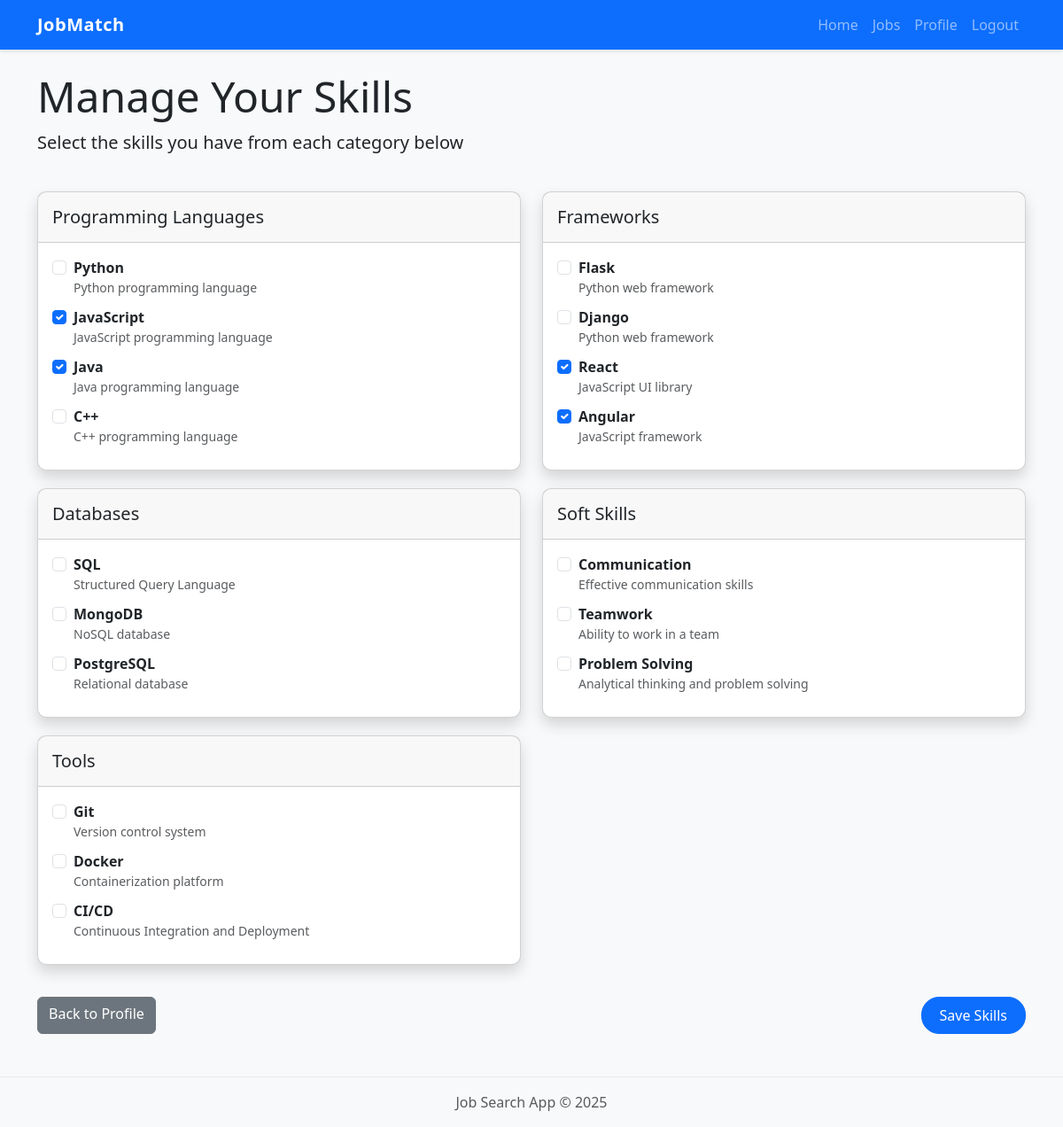
The app's page /skills (signed in) with its own data.
### app/models.py (models this page shows, shortened)
class SkillCategory(db.Model):
    id = db.Column(db.Integer, primary_key=True)
    name = db.Column(db.String(64), index=True, unique=True)
    skills = db.relationship('Skill', backref='category', lazy='dynamic')

class Skill(db.Model):
    id = db.Column(db.Integer, primary_key=True)
    name = db.Column(db.String(64), index=True, unique=True)
    description = db.Column(db.String(256))
    category_id = db.Column(db.Integer, db.ForeignKey('skill_category.id'))

### app/routes.py (the view, shortened to what this page needs)
@app.route('/skills', methods=['GET', 'POST'])
@login_required
def skills():
    form = SkillsSelectionForm()
    categories = SkillCategory.query.all()
    skills_by_category = []
    all_skills = Skill.query.all()
    form.skills.choices = [(skill.id, skill.name) for skill in all_skills]
    for category in categories:
        category_skills = Skill.query.filter_by(category_id=category.id).all()
        if category_skills:
            skills_by_category.append((category, category_skills))
    if request.method == 'GET' and current_user.skills:
        form.skills.data = [skill.id for skill in current_user.skills]
    user_skills = current_user.skills
    return render_template('skills.html',
                          form=form,
                          skills_by_category=skills_by_category,
                          user_skills=user_skills,
                          title='Manage Skills',
                          year=datetime.now().year)

### app/forms.py
class SkillsSelectionForm(FlaskForm):
    skills = SelectMultipleField('Skills', coerce=int)
    submit = SubmitField('Save Skills')

### app/models.py (called while the page is built)
@login.user_loader
def load_user(id):
    return User.query.get(int(id))

### app/templates/skills.html (shortened to what this page needs)
{% extends "base.html" %}
{% block content %}
<div class="row">
    <div class="col-md-12 mb-4">
        <h1 class="display-5">Manage Your Skills</h1>
        <p class="lead">Select the skills you have from each category below</p>
    </div>
</div>
<form method="post" action="">
    <div class="row">
        {% for category, skills in skills_by_category %}
        <div class="col-md-6">
            <div class="card shadow category-card">
                <div class="card-header py-3">
                    <h5 class="m-0 font-weight-bold">{{ category.name }}</h5>
                </div>
                <div class="card-body">
                    <div class="skill-list">
                        {% for skill in skills %}
                        <div class="form-check skill-item">
                            <input class="form-check-input" type="checkbox"
                                   id="skill-{{ skill.id }}" name="{{ form.skills.name }}"
                                   value="{{ skill.id }}"
                                   {% if skill in user_skills %}checked{% endif %}>
                            <label class="form-check-label" for="skill-{{ skill.id }}">
                                <strong>{{ skill.name }}</strong>
                                {% if skill.description %}
                                <p class="text-muted small mb-0">{{ skill.description }}</p>
                                {% endif %}
                            </label>
                        </div>
                        {% endfor %}
                    </div>
                </div>
            </div>
        </div>
        {% endfor %}
    </div>
    <div class="row">
        <div class="col-md-12 mt-3">
            <div class="d-flex justify-content-between">
                <a href="{{ url_for('profile') }}" class="btn btn-secondary">Back to Profile</a>
                {{ form.submit(class="btn btn-primary") }}
            </div>
        </div>
    </div>
</form>
{% endblock %}

### app/templates/base.html (shortened to what this page needs)
<!DOCTYPE html>
<html lang="en">
<head>
    <link rel="stylesheet" href="https://cdn.jsdelivr.net/npm/bootstrap@5.3.2/dist/css/bootstrap.min.css">
    <link rel="stylesheet" href="{{ url_for('static', filename='css/style.css') }}">
</head>
<body>
    <nav class="navbar navbar-expand-lg navbar-dark bg-primary mb-4">
        <div class="container">
            <a class="navbar-brand" href="{{ url_for('index') }}">JobMatch</a>
            <div class="collapse navbar-collapse" id="navbarNav">
                <ul class="navbar-nav ms-auto">
                    <li class="nav-item">
                        <a class="nav-link" href="{{ url_for('index') }}">Home</a>
                    </li>
                    {% if current_user.is_authenticated %}
                    <li class="nav-item">
                        <a class="nav-link" href="{{ url_for('jobs') }}">Jobs</a>
                    </li>
                    <li class="nav-item">
                        <a class="nav-link" href="{{ url_for('profile') }}">Profile</a>
                    </li>
                    <li class="nav-item">
                        <a class="nav-link" href="{{ url_for('logout') }}">Logout</a>
                    </li>
                    {% endif %}
                </ul>
            </div>
        </div>
    </nav>
    <div class="container">
        {% block content %}{% endblock %}
    </div>
    <footer class="mt-5 py-3 bg-light">
        <div class="container text-center">
            <p class="text-muted mb-0">Job Search App &copy; {{ year }}</p>
        </div>
    </footer>
</body>
</html>

### app/static/css/style.css (style rules this page uses)
body { font-family: 'Segoe UI', Tahoma, Geneva, Verdana, sans-serif; background-color: #f8f9fa; }
.navbar { box-shadow: 0 2px 4px rgba(0, 0, 0, 0.1); }
.navbar-brand { font-weight: bold; letter-spacing: 0.5px; }
.card { border-radius: 10px; transition: transform 0.3s ease; }
.btn-primary { border-radius: 20px; padding: 8px 20px; }
footer { margin-top: 3rem; border-top: 1px solid #eaeaea; }

### app/templates/skills.html (style rules this page uses)
.category-card { margin-bottom: 20px; }
.skill-item { margin-bottom: 10px; }

### records on screen
SkillCategory: name "Programming Languages"
Skill: name "Python", description "Python programming language"
Skill: name "JavaScript", description "JavaScript programming language"
Skill: name "Java", description "Java programming language"
Skill: name "C++", description "C++ programming language"
SkillCategory: name "Frameworks"
Skill: name "Flask", description "Python web framework"
Skill: name "Django", description "Python web framework"
Skill: name "React", description "JavaScript UI library"
Skill: name "Angular", description "JavaScript framework"
SkillCategory: name "Databases"
Skill: name "SQL", description "Structured Query Language"
Skill: name "MongoDB", description "NoSQL database"
Skill: name "PostgreSQL", description "Relational database"
SkillCategory: name "Soft Skills"
Skill: name "Communication", description "Effective communication skills"
Skill: name "Teamwork", description "Ability to work in a team"
Skill: name "Problem Solving", description "Analytical thinking and problem solving"
SkillCategory: name "Tools"
Skill: name "Git", description "Version control system"
Skill: name "Docker", description "Containerization platform"
Skill: name "CI/CD", description "Continuous Integration and Deployment"
